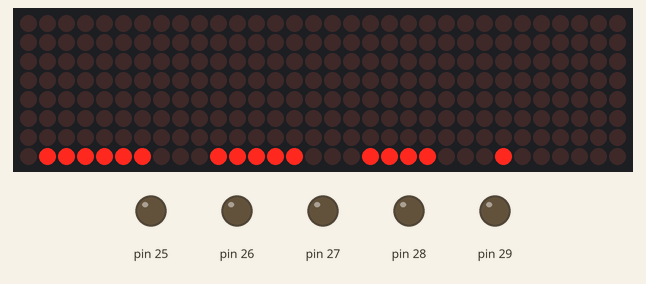
Bench run of a sketch on a simulated Arduino Mega 2560, built with avr-gcc and run on an emulated ATmega2560. On the bench: 32×8 LED matrix, output pins drawn as LEDs (lit = HIGH). Wiring (from diagram.json): 4 × MAX7219 LED driver: data pin 22; clock pin 23; CS pin 24. Pins used as bus, display or sensor lines are not drawn. At 21.5 s the program stops and its outputs stay as they are.

Above: at 0.1 s.
At 1.4 s:
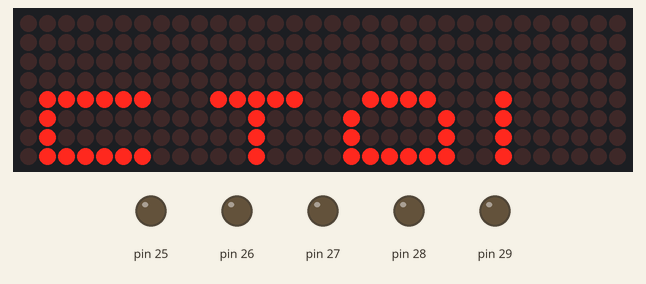
At 3.3 s:
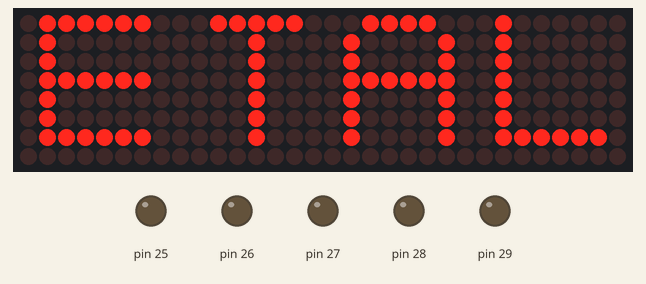
At 16.8 s:
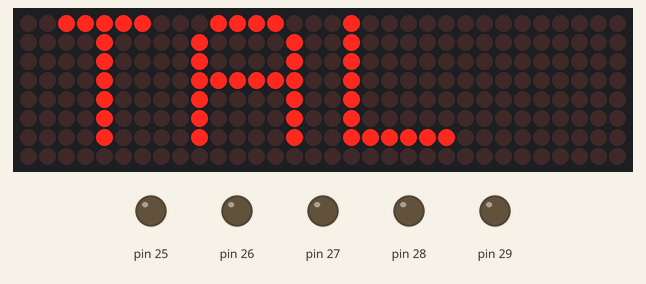
At 18.0 s:
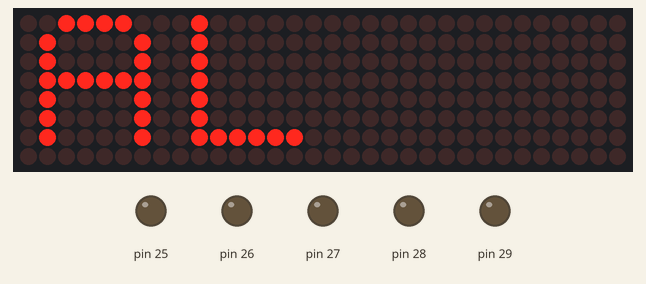
At 19.2 s:
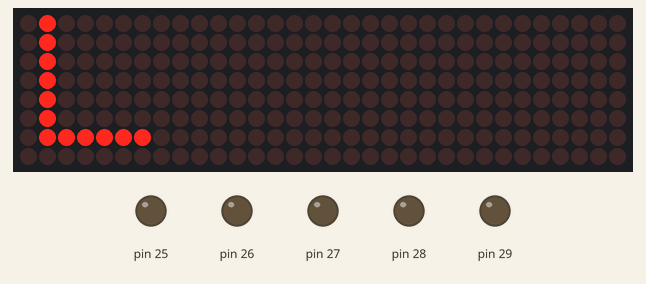

Measured:
- what the display in image 1 shows lasts 0.4 s, from 1.4 s to 1.8 s
- what the display in image 2 shows lasts 13.5 s, from 3.2 s to 16.7 s
- what the display in image 3 shows lasts 1.2 s, from 16.7 s to 17.9 s

The sketch:

ETALVIS_Problem_16_01.ino
```cpp
//Embedded Systems programming - GPIO
//Dot Matrix Control Problems
//use max 7219-matrix DOTMATRIX
//use PORT A
//self Assessment set -16 Problem 01
//DISPLAY "ETAL" by entering from bottom in 3 seconds , stay for 10 seconds and leaving by left in 4 seconds

#include "max7219.h"
#include "font_ETAL.h"

void delay_ms(unsigned int ms) {
    for (unsigned int i = 0; i < ms; i++)
        for (volatile int j = 0; j < 1000; j++);
}

void setup(void) {
    max7219_init();

    // 1️⃣ Bottom-up Entry Animation (3 seconds → 8 steps)
    for (char shift = -7; shift <= 0; shift++) {
        for (unsigned char row = 1; row <= 8; row++) {
            char index = shift + row - 1;

            unsigned char e = (index >= 0 && index < 8) ? letterE[index] : 0x00;
            unsigned char t = (index >= 0 && index < 8) ? letterT[index] : 0x00;
            unsigned char a = (index >= 0 && index < 8) ? letterA[index] : 0x00;
            unsigned char l = (index >= 0 && index < 8) ? letterL[index] : 0x00;

            max7219_send_row4(row, l, a, t, e);
        }
        delay_ms(375); // ~3 sec total
    }

    // 2️⃣ Static Display for 10 seconds
    delay_ms(10000);

    // 3️⃣ Leftward Exit Animation (4 seconds → 4 steps)
    for (char step = 0; step <= 4; step++) {
        for (unsigned char row = 1; row <= 8; row++) {
            unsigned char m1 = 0x00, m2 = 0x00, m3 = 0x00, m4 = 0x00;

            if (step == 0)      { m1 = letterE[row - 1]; m2 = letterT[row - 1]; m3 = letterA[row - 1]; m4 = letterL[row - 1]; }
            else if (step == 1) { m1 = letterT[row - 1]; m2 = letterA[row - 1]; m3 = letterL[row - 1]; }
            else if (step == 2) { m1 = letterA[row - 1]; m2 = letterL[row - 1]; }
            else if (step == 3) { m1 = letterL[row - 1]; }

            max7219_send_row4(row, m4, m3, m2, m1);
        }
        delay_ms(1000); // ~4 sec total
    }
}

void loop(void) {
    while (1); // Freeze on final frame
}
```

font_ETAL.h
```cpp
#ifndef FONT_ETAL_H
#define FONT_ETAL_H

unsigned char letterE[8] = {
    0b01111110,
    0b00000010,
    0b00000010,
    0b01111110,
    0b00000010,
    0b00000010,
    0b01111110,
    0b00000000
};

unsigned char letterT[8] = {
    0b01111100,
    0b00010000,
    0b00010000,
    0b00010000,
    0b00010000,
    0b00010000,
    0b00010000,
    0b00000000
};

unsigned char letterA[8] = {
    0b00111100,
    0b01000010,
    0b01000010,
    0b01111110,
    0b01000010,
    0b01000010,
    0b01000010,
    0b00000000
};

unsigned char letterL[8] = {
    0b00000010,
    0b00000010,
    0b00000010,
    0b00000010,
    0b00000010,
    0b00000010,
    0b01111110,
    0b00000000
};

#endif
```

max7219.c
```cpp
#include "max7219.h"

volatile char *porta = (volatile char *)0x22;
volatile char *ddra  = (volatile char *)0x21;

#define DIN_BIT  0
#define CLK_BIT  1
#define CS_BIT   2

void max7219_send_row4(unsigned char row, unsigned char d1, unsigned char d2,
                       unsigned char d3, unsigned char d4) {
    unsigned char data[4] = {d1, d2, d3, d4};

    *porta &= ~(1 << CS_BIT);

    for (char m = 3; m >= 0; m--) {
        unsigned int packet = (row << 8) | data[m];
        for (char i = 0; i < 16; i++) {
            if (packet & 0x8000)
                *porta |= (1 << DIN_BIT);
            else
                *porta &= ~(1 << DIN_BIT);

            *porta &= ~(1 << CLK_BIT);
            for (volatile int d = 0; d < 10; d++);
            *porta |= (1 << CLK_BIT);
            packet <<= 1;
        }
    }

    *porta |= (1 << CS_BIT);
}

void max7219_init(void) {
    *ddra = 0xFF;
    *porta = (1 << CS_BIT);

    for (char i = 0; i < 4; i++) {
        max7219_send_row4(0x0C, 0x01, 0x01, 0x01, 0x01);
        max7219_send_row4(0x09, 0x00, 0x00, 0x00, 0x00);
        max7219_send_row4(0x0A, 0x08, 0x08, 0x08, 0x08);
        max7219_send_row4(0x0B, 0x07, 0x07, 0x07, 0x07);
        max7219_send_row4(0x0F, 0x00, 0x00, 0x00, 0x00);
    }

    max7219_clear_all();
}

void max7219_clear_all(void) {
    for (unsigned char row = 1; row <= 8; row++) {
        max7219_send_row4(row, 0x00, 0x00, 0x00, 0x00);
    }
}
```

max7219.h
```cpp
#ifndef MAX7219_H
#define MAX7219_H

#ifdef __cplusplus
extern "C" {
#endif

void max7219_init(void);
void max7219_clear_all(void);
void max7219_send_row4(unsigned char row, unsigned char d1, unsigned char d2, unsigned char d3, unsigned char d4);

#ifdef __cplusplus
}
#endif

#endif
```
